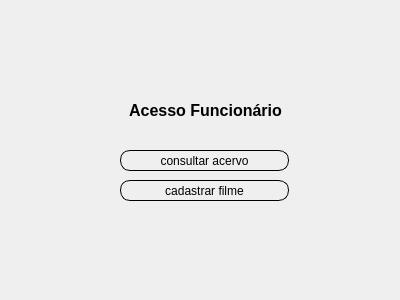
<?xml version="1.0" encoding="UTF-8"?>
<ui version="4.0">
 <class>MovieSys</class>
 <widget class="QDialog" name="MovieSys">
  <property name="geometry">
   <rect>
    <x>0</x>
    <y>0</y>
    <width>400</width>
    <height>300</height>
   </rect>
  </property>
  <property name="maximumSize">
   <size>
    <width>400</width>
    <height>300</height>
   </size>
  </property>
  <property name="windowTitle">
   <string>Sistema Cinema</string>
  </property>
  <property name="styleSheet">
   <string notr="true">#widget
{
background-image: url(://bg2.jpg);
}
QPushButton
{
border-radius:10px;
border: 0.5px solid #000;
}</string>
  </property>
  <widget class="QWidget" name="widget" native="true">
   <property name="geometry">
    <rect>
     <x>0</x>
     <y>0</y>
     <width>400</width>
     <height>300</height>
    </rect>
   </property>
   <widget class="QLabel" name="label">
    <property name="geometry">
     <rect>
      <x>120</x>
      <y>100</y>
      <width>171</width>
      <height>20</height>
     </rect>
    </property>
    <property name="font">
     <font>
      <pointsize>12</pointsize>
      <bold>true</bold>
     </font>
    </property>
    <property name="text">
     <string>Acesso Funcionário</string>
    </property>
    <property name="alignment">
     <set>Qt::AlignmentFlag::AlignCenter</set>
    </property>
   </widget>
   <widget class="QPushButton" name="pushButton">
    <property name="geometry">
     <rect>
      <x>120</x>
      <y>180</y>
      <width>169</width>
      <height>21</height>
     </rect>
    </property>
    <property name="text">
     <string>cadastrar filme</string>
    </property>
   </widget>
   <widget class="QPushButton" name="pushButton_2">
    <property name="geometry">
     <rect>
      <x>120</x>
      <y>150</y>
      <width>169</width>
      <height>21</height>
     </rect>
    </property>
    <property name="text">
     <string>consultar acervo</string>
    </property>
   </widget>
  </widget>
 </widget>
 <resources/>
 <connections/>
</ui>
